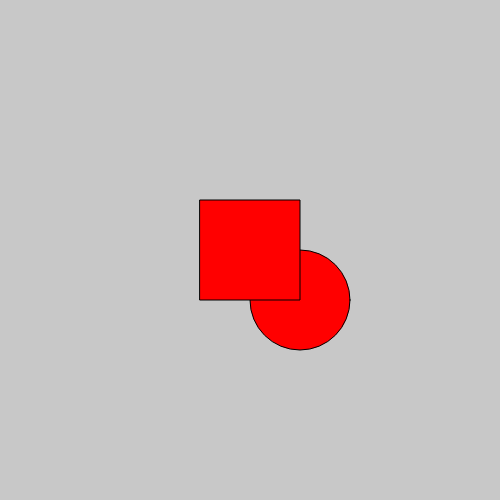
Frame 1 (no input)
Frame 60 (no input): identical to frame 1, image omitted
Frame 120 (the mouse pressed at the canvas centre since frame 60): identical to frame 1, image omitted

The p5.js sketch that drew this single still picture (run headless with seeded random() and noise() and a simulated clock; from frame 60 on, the mouse is pressed at the canvas centre):

// p5.js sketch
// ── sketch.js
function setup(){
  createCanvas(500, 500);
  background(200);

  fill(255, 0, 0);
  ellipseMode(CORNER);
  ellipse(250, 250, 100, 100);


  rectMode(CENTER);
  rect(250, 250, 100, 100);
}

function draw() {

}
